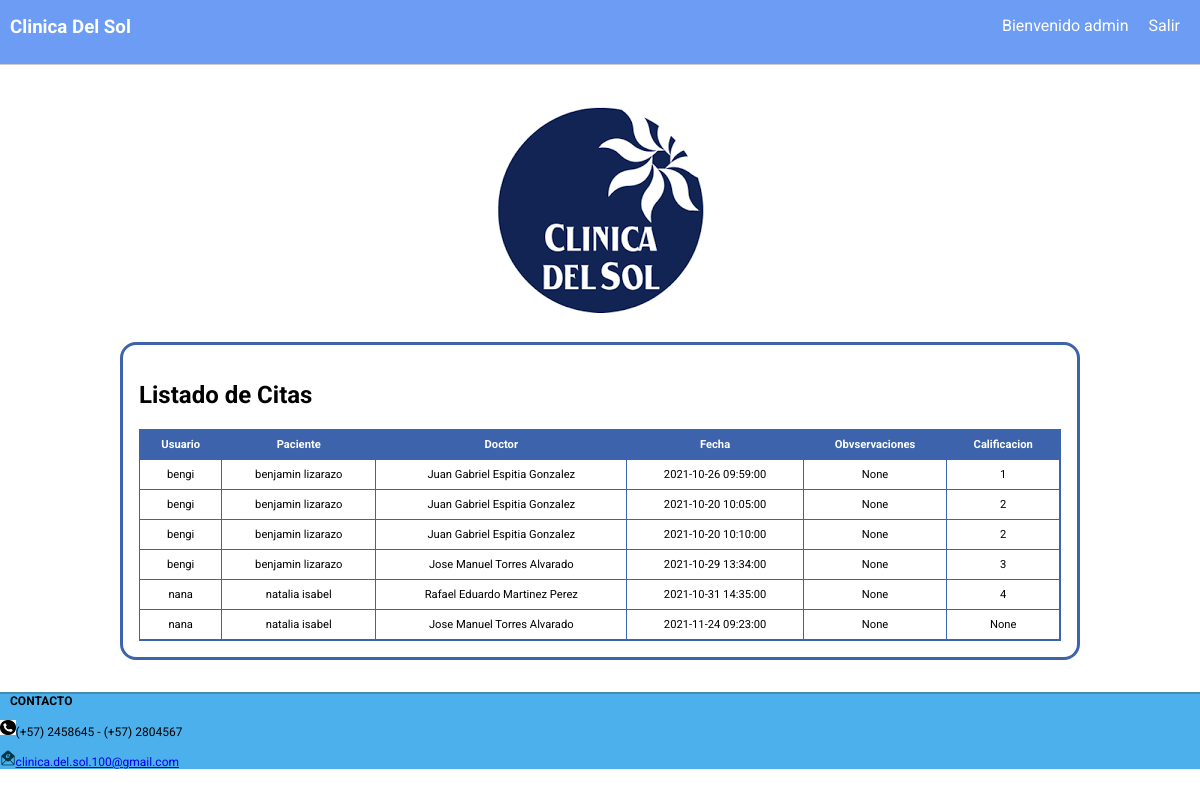
The app's page /sesion/administrador/citas/ (signed in), older data.
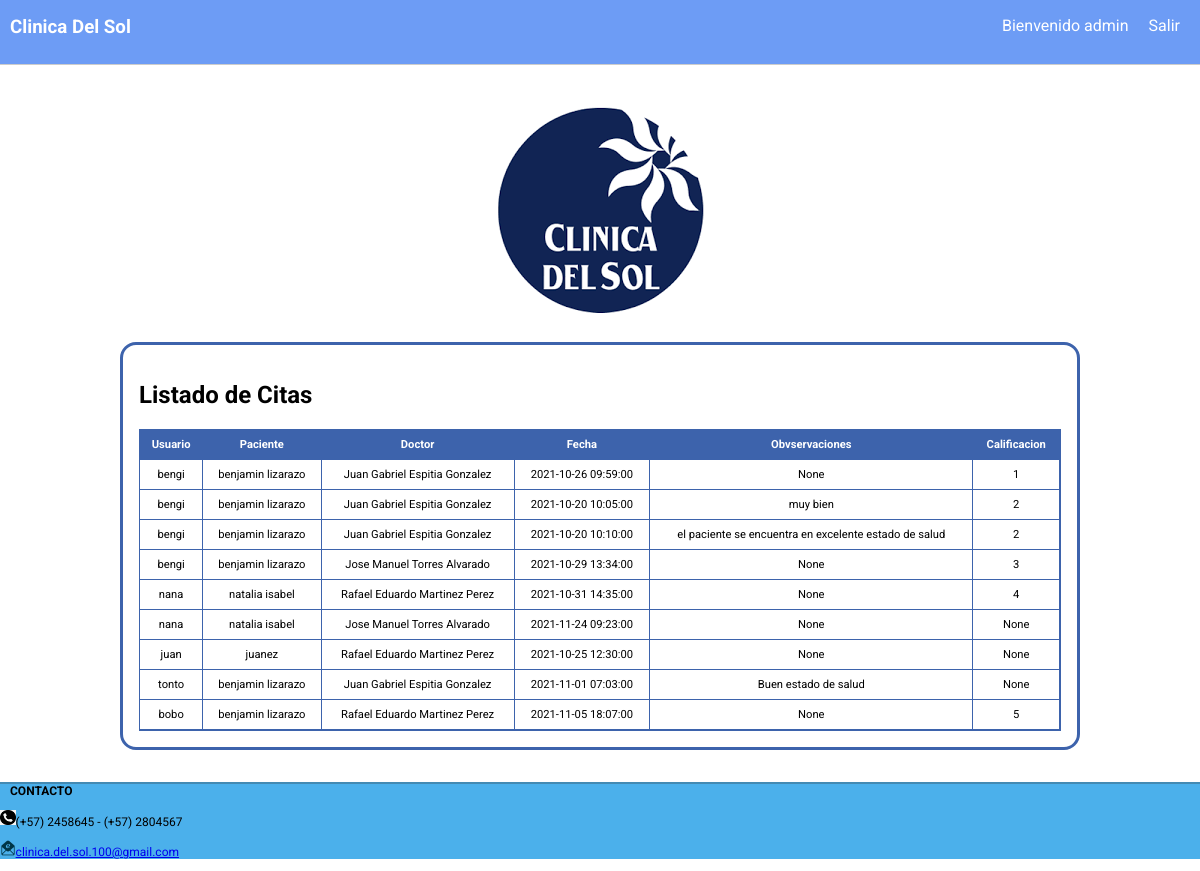
The same page, newer data.
### tables this page shows
CREATE TABLE administrador (
    usuario    CHAR (50)  NOT NULL
                          PRIMARY KEY
                          UNIQUE,
    nombre     CHAR (100) NOT NULL,
    documento  INT (150)  NOT NULL,
    correo     CHAR (150) NOT NULL
                          UNIQUE,
    contrasena CHAR (150) NOT NULL
);

CREATE TABLE citas (id INTEGER PRIMARY KEY AUTOINCREMENT NOT NULL, usuario CHAR (150) NOT NULL, paciente CHAR (100) NOT NULL, doctor CHAR (150) NOT NULL, fecha CHAR (500) NOT NULL UNIQUE, observaciones CHAR (150), calificacion CHAR (10));

### app.py (the view)
@app.route('/sesion/administrador/citas/', methods=["GET"])
@login_required_admin
def get_todas_citas():
    return render_template('todas_citas.html', lista=citas.listado3(),aver=session.get('nombre_usuario'))

### app.py (called while the page is built)
def login_required_admin(view):
    @functools.wraps(view)
    def wrapped_view(**kwargs):
        if g.admin is None:
            return redirect( url_for('sesion_admin') )
        return view(**kwargs)
    return wrapped_view

@app.before_request
def cargar_usuario_autenticado():
    nombre_usuario = session.get('nombre_usuario')
    if nombre_usuario is None:
        g.user = None
    else:
        g.user = paciente.cargar(nombre_usuario)

@app.before_request
def cargar_medico_autenticado():
    nombre_usuario = session.get('nombre_usuario')
    if nombre_usuario is None:
        g.medic = None
    else:
        g.medic = paciente.cargar2(nombre_usuario)

@app.before_request
def cargar_admin_autenticado():
    nombre_usuario = session.get('nombre_usuario')
    if nombre_usuario is None:
        g.admin = None
    else:
        g.admin = paciente.cargaradmin(nombre_usuario)

### db.py (called while the page is built)
def conectar():
    try:
        conn = sqlite3.connect('db/clinica.db')
        return conn
    except Error as err:
        print("Ocurrió un error al establecer la conexión: " + str(err))
        return None

def ejecutar_select(_sql, lista_pametros):
    try:
        conn = conectar()
        if conn:
            conn.row_factory = fabrica_diccionarios
            objeto_cursor = conn.cursor()
            if lista_pametros:
                objeto_cursor.execute(_sql, lista_pametros)
            else:
                objeto_cursor.execute(_sql)
            filas = objeto_cursor.fetchall()
            objeto_cursor.close()
            conn.close()
            return filas
        else:
            print("No se pudo establecer la conexión. Ver errores previos.")
            return None
    except Error as err:
        print("Ocurrió un error al intentar ejecutar el comando: " + _sql + " - " + str(err))
        return None

def fabrica_diccionarios(cursor, row):
    d = {}
    for idx, col in enumerate(cursor.description):
        d[col[0]] = row[idx]
    return d

### models.py (called while the page is built)
    @classmethod
    def cargar(cls, p_usuario):
        sql = "SELECT usuario, nombre, documento,correo FROM pacientes WHERE usuario = ?;"
        obj = db.ejecutar_select(sql, [p_usuario])
        if obj:
            if len(obj)>0:
                return cls(obj[0]["usuario"], obj[0]["nombre"],obj[0]["documento"], obj[0]["correo"], '******')
        return None

    @staticmethod
    def listado3():
        sql = "SELECT * FROM citas ORDER BY id;"
        return db.ejecutar_select(sql, None)

### templates/todas_citas.html
{% extends 'layout.html' %}
{% block contenido %}
<div class="formulario">
    <h2>Listado de Citas</h2>
    <table class="tabla">
        <tr>
            <th>Usuario</th>
            <th>Paciente</th>
            <th>Doctor</th>
            <th>Fecha</th>
            <th>Obvservaciones</th>
            <th>Calificacion</th>
        </tr>
        {% if lista %}
            {% for item in lista %}
                <tr>
                    <td>{{ item.usuario }}</td>
                    <td>{{ item.paciente }}</td>
                    <td>{{ item.doctor }}</td>
                    <td>{{ item.fecha }}</td>
                    <td>{{ item.observaciones }}</td>
                    <td>{{ item.calificacion }}</td>
                </tr>
            {% endfor %}
        {% else %}
                <tr>
                    <td colspan="5">No se encontraron citas en la base de datos</td>
                </tr>
        {% endif %}
    </table>
</div>
{% endblock %}

### templates/layout.html (shortened to what this page needs)
<!DOCTYPE html>
<html lang="es">
<head>
    <link rel="stylesheet" href="{{ url_for('static',filename='css/estilos.css') }}" />
</head>
<body>
    <div class="barra">
        <h3 class="titulo">Clinica Del Sol</h3>
        {% if g.user %}
            <div class="opcion-barra">
                <a href="{{ url_for('logout') }}">Salir</a>
            </div>
            <div class="opcion-barra">
                {{aver.h1}}
            Bienvenido        {{ aver }}
            </div>
        {% elif g.admin %}
            <div class="opcion-barra">
                 <a href="{{ url_for('logout3') }}">Salir</a>
            </div>
            <div class="opcion-barra">
             Bienvenido        {{ aver }}
            </div>
        {% endif %}
    </div>
    <div class="contenedor">
        {% if g.user %}
        <div class="encabezado" >
            <img src="{{ url_for('static', filename='images/paciente.png') }}" width="30%" />
        </div>
        {% elif g.medic %}
        <div class="encabezado" >
            <img src="{{ url_for('static', filename='images/medico.png') }}" width="30%" />
        </div>
        {% else %}
        <div class="encabezado" >
            <img src="{{ url_for('static', filename='images/logo.png') }}" />
        </div>
        {% endif %}
    {% block contenido %}
        {% endblock %}
    </div>
</body>
    <footer class="footer">
        <h4 class="info">CONTACTO </h4>
            <div class="opcion-info">
                <p > <img src="{{ url_for('static', filename='images/telefono.png') }}" width="1.3%">(+57) 2458645 - (+57) 2804567</p>
            </div>
            <div class="opcion-info">
                <p><img src="{{ url_for('static', filename='images/correo.png') }}"   width="1.3%" ><a href="mailto:tudireccion@email.com">clinica.del.sol.100@gmail.com</a> </p>
            </div>
    </footer>
</html>

### static/css/estilos.css (style rules this page uses)
body { margin: 0px; font-family: 'Roboto', sans-serif; }
.barra { background: rgb(109, 156, 245); height: 3em; max-height: 3em; border-bottom: 1px solid #ccc; color: white; padding-top: 1em; }
.titulo { margin-top: 0px; margin-left: 10px; width: fit-content; display: inline; }
.opcion-barra { width: fit-content; display: inline; float: right; padding-right: 20px; height: 100%; }
.contenedor { width: 80%; margin-left: auto; margin-right: auto; padding-top: 2rem; padding-bottom: 2rem; }
.opcion-barra a { text-decoration: none; color: white; }
.encabezado { text-align: center; margin-bottom: 1rem; }
.footer { font-size: 12px; background-color: rgb(75, 176, 235); text-align: left; border-top: 2px solid rgba(50, 50, 50, 0.3); color: black; width: 100; top: 0%; position: sticky; }
.info { margin-top: 0px; margin-left: 10px; width: fit-content; display: inline; }
.opcion-info { width: fit-content; display: contents; float: left; padding-left: 20px; height: 50%; }
.formulario { border: 3px solid rgb(61, 99, 172); border-radius: 1rem; padding: 1rem; }
.formulario { border: 3px solid rgb(61, 99, 172); border-radius: 1rem; padding: 1rem }
.tabla { width: 100%; border: 1px solid rgb(61, 99, 172); font-size: 0.7rem; padding: 0px; border-spacing: 0px; }
.tabla th, .tabla td { border-right: 1px solid rgb(61, 99, 172); border-bottom: 1px solid rgb(61, 99, 172); padding: 0.5rem; text-align: center; vertical-align: middle; color: #000; }
.tabla th { background-color: rgb(61, 99, 172); color:white; }
p { color: #000; }

Row changes from the older to the newer data that the page shows:
changed citas: observaciones "None" → "muy bien"
changed citas: observaciones "None" → "el paciente se encuentra en excelente estado de salud"
added citas: usuario "juan", paciente "juanez", doctor "Rafael Eduardo Martinez Perez", fecha "2021-10-25 12:30:00", observaciones "None", calificacion "None"
added citas: usuario "tonto", paciente "benjamin lizarazo", doctor "Juan Gabriel Espitia Gonzalez", fecha "2021-11-01 07:03:00", observaciones "Buen estado de salud", calificacion "None"
added citas: usuario "bobo", paciente "benjamin lizarazo", doctor "Rafael Eduardo Martinez Perez", fecha "2021-11-05 18:07:00", observaciones "None", calificacion "5"
